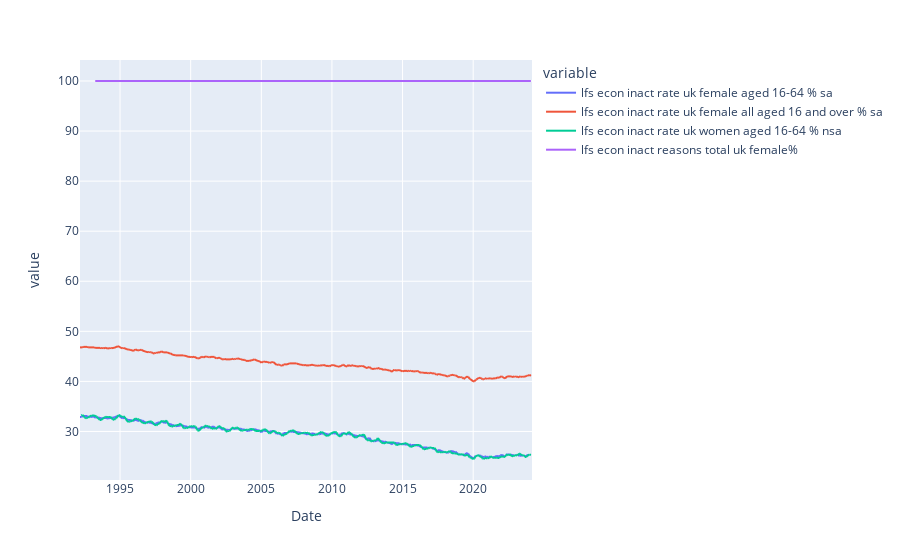

Notebook code cell kept with this figure:
### Code cell
lfs_df[cols].plot()

### Figure 1 — Plotly figure (JSON) as saved in the notebook; plotly's stock layout.template omitted (floating-point values rounded to 4 significant figures; data arrays with more than 128 entries replaced by an {"elided": "..."} marker saying what was removed)
{"data": [{"hovertemplate": "variable=lfs econ inact rate uk female aged 16-64 % sa<br>Date=%{x}<br>value=%{y}<extra></extra>", "legendgroup": "lfs econ inact rate uk female aged 16-64 % sa", "line": {"color": "#636efa", "dash": "solid"}, "marker": {"symbol": "circle"}, "mode": "lines", "name": "lfs econ inact rate uk female aged 16-64 % sa", "showlegend": true, "type": "scattergl", "x": {"elided": "385 str values"}, "xaxis": "x", "y": {"elided": "385 float values"}, "yaxis": "y"}, {"hovertemplate": "variable=lfs econ inact rate uk female all aged 16 and over % sa<br>Date=%{x}<br>value=%{y}<extra></extra>", "legendgroup": "lfs econ inact rate uk female all aged 16 and over % sa", "line": {"color": "#EF553B", "dash": "solid"}, "marker": {"symbol": "circle"}, "mode": "lines", "name": "lfs econ inact rate uk female all aged 16 and over % sa", "showlegend": true, "type": "scattergl", "x": {"elided": "385 str values"}, "xaxis": "x", "y": {"elided": "385 float values"}, "yaxis": "y"}, {"hovertemplate": "variable=lfs econ inact rate uk women aged 16-64 % nsa<br>Date=%{x}<br>value=%{y}<extra></extra>", "legendgroup": "lfs econ inact rate uk women aged 16-64 % nsa", "line": {"color": "#00cc96", "dash": "solid"}, "marker": {"symbol": "circle"}, "mode": "lines", "name": "lfs econ inact rate uk women aged 16-64 % nsa", "showlegend": true, "type": "scattergl", "x": {"elided": "385 str values"}, "xaxis": "x", "y": {"elided": "385 float values"}, "yaxis": "y"}, {"hovertemplate": "variable=lfs econ inact reasons total uk female%<br>Date=%{x}<br>value=%{y}<extra></extra>", "legendgroup": "lfs econ inact reasons total uk female%", "line": {"color": "#ab63fa", "dash": "solid"}, "marker": {"symbol": "circle"}, "mode": "lines", "name": "lfs econ inact reasons total uk female%", "showlegend": true, "type": "scattergl", "x": {"elided": "385 str values"}, "xaxis": "x", "y": {"elided": "385 int values"}, "yaxis": "y"}], "layout": {"legend": {"title": {"text": "variable"}, "tracegroupgap": 0}, "margin": {"t": 60}, "xaxis": {"anchor": "y", "domain": [0, 1], "title": {"text": "Date"}}, "yaxis": {"anchor": "x", "domain": [0, 1], "title": {"text": "value"}}}}
